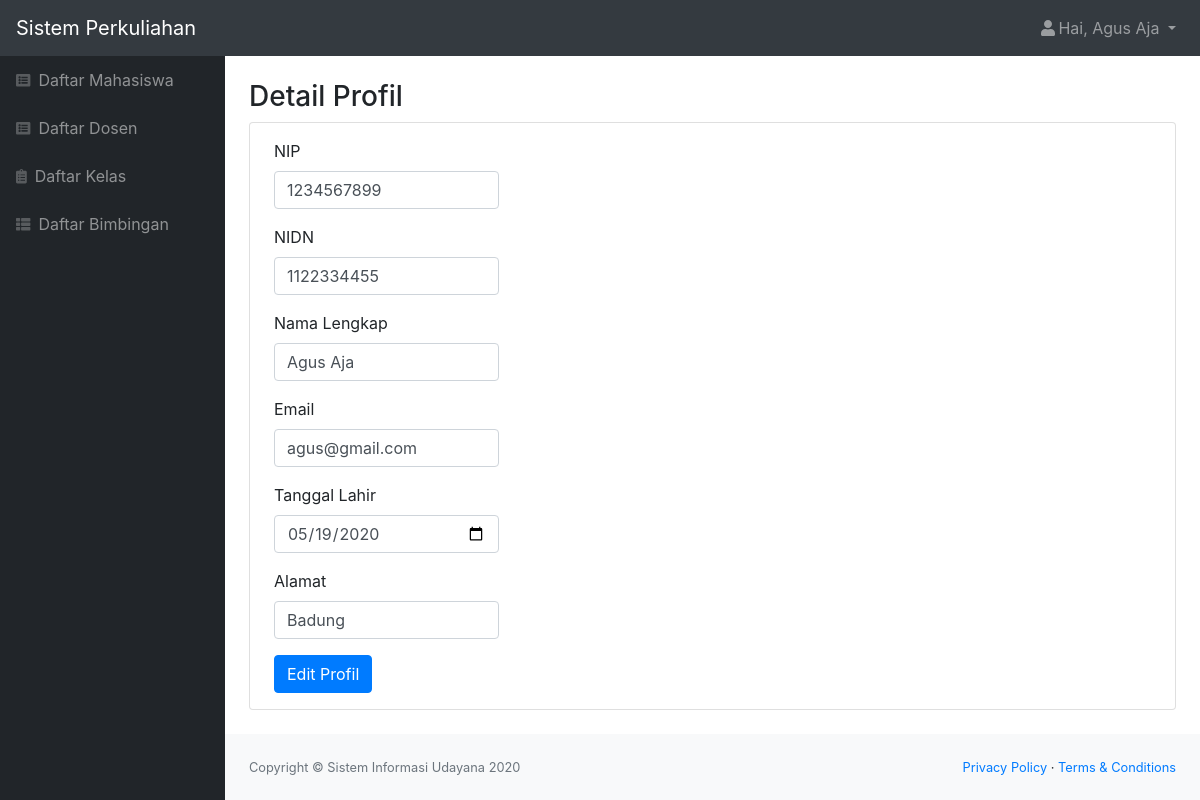
/profilDosen.php (signed in), run on the app's committed database.
### tables this page shows
CREATE TABLE `dosen` (
  `id_dosen` int(11) NOT NULL,
  `role` char(1) NOT NULL,
  `nip` varchar(25) NOT NULL,
  `nidn` char(10) NOT NULL,
  `nama` varchar(50) NOT NULL,
  `email` varchar(50) NOT NULL,
  `alamat` varchar(50) NOT NULL,
  `tanggal_lahir` date NOT NULL,
  `status` varchar(20) NOT NULL,
  `password` varchar(300) NOT NULL
);

### profilDosen.php (the view, shortened to what this page needs)
<?php
    include "function.php";
    $nama = $_SESSION['nama'];
    $id = $_SESSION['id'];
    $queryUser = mysqli_query($koneksi, "SELECT * FROM dosen WHERE id_dosen = '$id'");
    $user = mysqli_fetch_assoc($queryUser);
?>
<!DOCTYPE html>
<html lang="en">
    <head>
        <link href="styles.css" rel="stylesheet" />
        <link href="https://cdn.datatables.net/1.10.20/css/dataTables.bootstrap4.min.css" rel="stylesheet" />
    </head>
    <body class="sb-nav-fixed">
        <nav class="sb-topnav navbar navbar-expand navbar-dark bg-dark">
            <a class="navbar-brand" href="index.html">Sistem Perkuliahan</a>
            <ul class="navbar-nav ml-auto">
                <li class="nav-item dropdown">
                    <a class="nav-link dropdown-toggle" id="userDropdown" href="#" role="button" data-toggle="dropdown" aria-haspopup="true" aria-expanded="false"><i class="fas fa-user fa-fw"></i>Hai, <?= $nama; ?> </a>
                </li>
            </ul>
        </nav>
        <div id="layoutSidenav">
            <div id="layoutSidenav_nav">
                <nav class="sb-sidenav accordion sb-sidenav-dark" id="sidenavAccordion">
                    <div class="sb-sidenav-menu">
                        <div class="nav">
                            <a class="nav-link" href="mhs.php"
                                ><div class="sb-nav-link-icon"><i class="fas fa-list-alt"></i></div>
                                Daftar Mahasiswa</a
                            >
                            <a class="nav-link" href="dosen.php"
                                ><div class="sb-nav-link-icon"><i class="fas fa-list-alt"></i></div>
                                Daftar Dosen</a
                            >
                            <a class="nav-link" href="kelas.php"
                                ><div class="sb-nav-link-icon"><i class="fas fa-clipboard-list"></i></div>
                                Daftar Kelas</a
                            >
                            <a class="nav-link" href="bimbingan.php"
                                ><div class="sb-nav-link-icon"><i class="fas fa-th-list"></i></div>
                                Daftar Bimbingan</a
                            >
                        </div>
                    </div>
                </nav>
            </div>
            <div id="layoutSidenav_content">
                <main>
                    <div class="container-fluid">
                        <h3 class="mt-4">Detail Profil</h3>
                        <div class="card mb-4">
                            <form action="function.php?act=editDosen&id_dosen=<?= $user['id_dosen']; ?>" id="edit" method="POST" >
                                <div class="form-group ml-4 py-3 mb-0">
                                    <label for="nip">NIP</label>
                                    <input type="text" class="form-control col-sm-3" id="nip" name="nip" value="<?= $user['nip']; ?>" >
                                </div>
                                <div class="form-group ml-4">
                                    <label for="nidn">NIDN</label>
                                    <input type="text" class="form-control col-sm-3" id="nidn" name="nidn" value="<?= $user['nidn']; ?>" >
                                </div>
                                <div class="form-group ml-4">
                                    <label for="nama">Nama Lengkap</label>
                                    <input type="text" class="form-control col-sm-3" id="nama" name="nama" value="<?= $user['nama']; ?>">
                                </div>
                                <div class="form-group ml-4">
                                    <label for="email">Email</label>
                                    <input type="text" class="form-control col-sm-3" id="email" name="email" value="<?= $user['email']; ?>">
                                </div>
                                <div class="form-group ml-4">
                                    <label for="tgl_lahir">Tanggal Lahir</label>
                                    <input type="date" class="form-control col-sm-3" id="tgl_lahir" name="tgl_lahir" value="<?= $user['tanggal_lahir']; ?>">
                                </div>
                                <div class="form-group ml-4">
                                    <label for="alamat">Alamat</label>
                                    <input type="text" class="form-control col-sm-3" id="alamat" name="alamat" value="<?= $user['alamat']; ?>">
                                </div>
                                <input type="submit" name="edit_btn" id="edit" class="btn btn-primary ml-4 mb-3" value="Edit Profil">
                            </form>
                        </div>
                    </div>
                </main>
                <footer class="py-4 bg-light mt-auto">
                    <div class="container-fluid">
                        <div class="d-flex align-items-center justify-content-between small">
                            <div class="text-muted">Copyright &copy; Sistem Informasi Udayana 2020</div>
                            <div>
                                <a href="#">Privacy Policy</a>
                                &middot;
                                <a href="#">Terms &amp; Conditions</a>
                            </div>
                        </div>
                    </div>
                </footer>
            </div>
        </div>
    </body>
</html>

### data on the page
dosen: nip "1234567899", nidn "1122334455", nama "Agus Aja", email "agus@gmail.com", tgl_lahir "05/19/2020", alamat "Badung"

### other printed values
$nama "Agus Aja"
